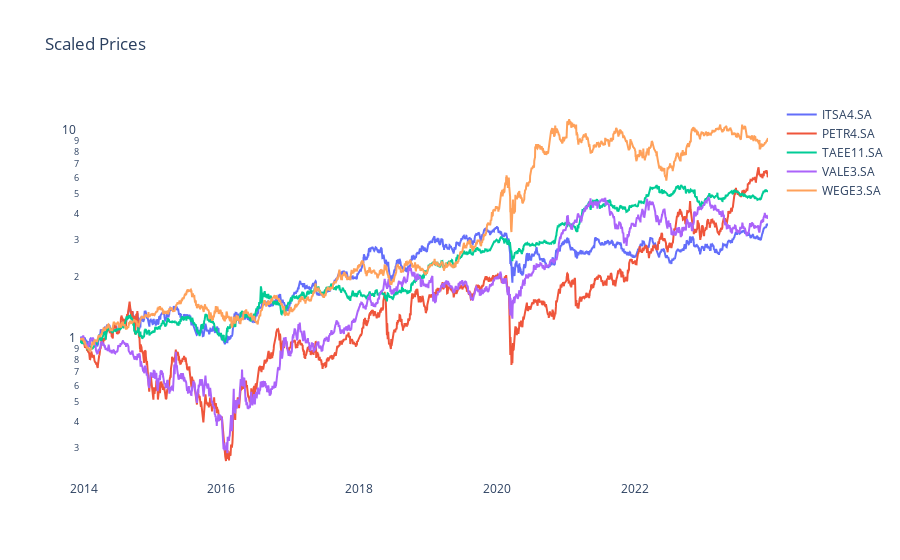

The notebook cell saved with this chart:
### Markdown cell above
## 5.3 Plot Entire Data Stocks

### Code cell
log_plotly_data(scaling_df, "Scaled Prices")

### Figure 1 — Plotly figure (JSON) as saved in the notebook; plotly's stock layout.template omitted (floating-point values rounded to 4 significant figures; data arrays with more than 128 entries replaced by an {"elided": "..."} marker saying what was removed)
{"data": [{"name": "ITSA4.SA", "type": "scatter", "x": {"elided": "2481 str values"}, "y": {"elided": "2481 float values"}}, {"name": "PETR4.SA", "type": "scatter", "x": {"elided": "2481 str values"}, "y": {"elided": "2481 float values"}}, {"name": "TAEE11.SA", "type": "scatter", "x": {"elided": "2481 str values"}, "y": {"elided": "2481 float values"}}, {"name": "VALE3.SA", "type": "scatter", "x": {"elided": "2481 str values"}, "y": {"elided": "2481 float values"}}, {"name": "WEGE3.SA", "type": "scatter", "x": {"elided": "2481 str values"}, "y": {"elided": "2481 float values"}}], "layout": {"plot_bgcolor": "white", "title": {"text": "Scaled Prices"}, "yaxis": {"type": "log"}}}
